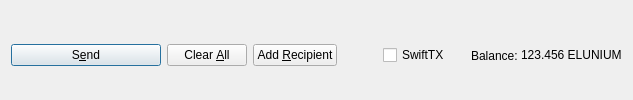
         <widget class="QFrame" name="frame_Send">
          <layout class="QHBoxLayout" name="horizontalLayout">
           <property name="bottomMargin">
            <number>0</number>
           </property>
           <item>
            <widget class="QPushButton" name="sendButton">
             <property name="minimumSize">
              <size>
               <width>150</width>
               <height>0</height>
              </size>
             </property>
             <property name="toolTip">
              <string>Confirm the send action</string>
             </property>
             <property name="text">
              <string>S&amp;end</string>
             </property>
             <property name="icon">
              <iconset resource="../elunium.qrc">
               <normaloff>:/icons/send</normaloff>:/icons/send</iconset>
             </property>
             <property name="autoDefault">
              <bool>false</bool>
             </property>
             <property name="default">
              <bool>true</bool>
             </property>
            </widget>
           </item>
           <item>
            <widget class="QPushButton" name="clearButton">
             <property name="sizePolicy">
              <sizepolicy hsizetype="Minimum" vsizetype="Fixed">
               <horstretch>0</horstretch>
               <verstretch>0</verstretch>
              </sizepolicy>
             </property>
             <property name="toolTip">
              <string>Clear all fields of the form.</string>
             </property>
             <property name="text">
              <string>Clear &amp;All</string>
             </property>
             <property name="icon">
              <iconset resource="../elunium.qrc">
               <normaloff>:/icons/remove</normaloff>:/icons/remove</iconset>
             </property>
             <property name="autoDefault">
              <bool>false</bool>
             </property>
            </widget>
           </item>
           <item>
            <widget class="QPushButton" name="addButton">
             <property name="toolTip">
              <string>Send to multiple recipients at once</string>
             </property>
             <property name="text">
              <string>Add &amp;Recipient</string>
             </property>
             <property name="icon">
              <iconset resource="../elunium.qrc">
               <normaloff>:/icons/add</normaloff>:/icons/add</iconset>
             </property>
             <property name="autoDefault">
              <bool>false</bool>
             </property>
            </widget>
           </item>
           <item>
            <spacer name="horizontalSpacer">
             <property name="orientation">
              <enum>Qt::Horizontal</enum>
             </property>
             <property name="sizeHint" stdset="0">
              <size>
               <width>40</width>
               <height>20</height>
              </size>
             </property>
            </spacer>
           </item>
           <item>
            <layout class="QHBoxLayout" name="horizontalLayout_2">
             <property name="spacing">
              <number>3</number>
             </property>
             <item>
              <widget class="QCheckBox" name="checkSwiftTX">
               <property name="enabled">
                <bool>true</bool>
               </property>
               <property name="minimumSize">
                <size>
                 <width>85</width>
                 <height>0</height>
                </size>
               </property>
               <property name="text">
                <string>SwiftTX</string>
               </property>
              </widget>
             </item>
             <item>
              <widget class="QLabel" name="label">
               <property name="text">
                <string>Balance:</string>
               </property>
              </widget>
             </item>
             <item>
              <widget class="QLabel" name="labelBalance">
               <property name="sizePolicy">
                <sizepolicy hsizetype="Preferred" vsizetype="Fixed">
                 <horstretch>0</horstretch>
                 <verstretch>0</verstretch>
                </sizepolicy>
               </property>
               <property name="cursor">
                <cursorShape>IBeamCursor</cursorShape>
               </property>
               <property name="text">
                <string notr="true">123.456 ELUNIUM</string>
               </property>
               <property name="textInteractionFlags">
                <set>Qt::LinksAccessibleByMouse|Qt::TextSelectableByKeyboard|Qt::TextSelectableByMouse</set>
               </property>
              </widget>
             </item>
            </layout>
           </item>
          </layout>
         </widget>
